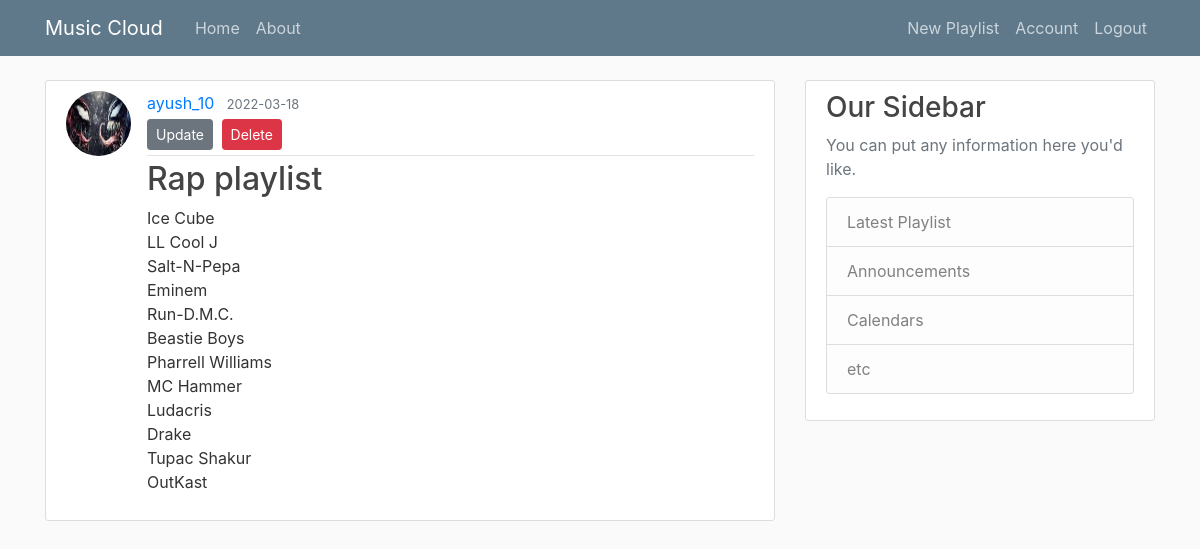
The app's page /post/2 (signed in) with its own data.
### musiccloud/models.py (models this page shows, shortened)
class User(db.Model, UserMixin):
    id = db.Column(db.Integer, primary_key=True)
    username = db.Column(db.String(20), unique=True, nullable=False)
    email = db.Column(db.String(120), unique=True, nullable=False)
    image_file = db.Column(db.String(20), nullable=False, default='default.jpeg')
    password = db.Column(db.String(60), nullable=False)
    posts = db.relationship('Post', backref='author', lazy=True)

class Post(db.Model):
    id = db.Column(db.Integer, primary_key=True)
    title = db.Column(db.String(100), nullable=False)
    date_posted = db.Column(db.DateTime, nullable=False, default=datetime.utcnow)
    content = db.Column(db.Text, nullable=False)
    user_id = db.Column(db.Integer, db.ForeignKey('user.id'), nullable=False)

### musiccloud/posts/routes.py (the view)
@posts.route("/post/<int:post_id>")
def post(post_id):
    post = Post.query.get_or_404(post_id)
    return render_template('post.html', title=post.title, post=post)

### musiccloud/models.py (called while the page is built)
@login_manager.user_loader
def load_user(user_id):
    return User.query.get(int(user_id))

### musiccloud/templates/post.html (shortened to what this page needs)
{% extends "layout.html" %}
{% block content %}
  <article class="media content-section">
    <img class="rounded-circle article-img" src="{{ url_for('static', filename='profile_pics/' + post.author.image_file) }}">
    <div class="media-body">
      <div class="article-metadata">
        <a class="mr-2" href="{{ url_for('users.user_posts', username=post.author.username) }}">{{ post.author.username }}</a>
        <small class="text-muted">{{ post.date_posted.strftime('%Y-%m-%d') }}</small>
        {% if post.author == current_user %}
          <div>
            <a class="btn btn-secondary btn-sm mt-1 mb-1" href="{{ url_for('posts.update_post', post_id=post.id) }}">Update</a>
            <button type="button" class="btn btn-danger btn-sm m-1" data-toggle="modal" data-target="#deleteModal">Delete</button>
          </div>
        {% endif %}
      </div>
      <h2 class="article-title">{{ post.title }}</h2>
      <p class="article-content">{{ post.content }}</p>
    </div>
  </article>
{% endblock content %}

### musiccloud/static/main.css (style rules this page uses)
body { background: #fafafa; color: #333333; margin-top: 5rem; }
h1, h2, h3, h4, h5, h6 { color: #444444; }
.content-section { background: #ffffff; padding: 10px 20px; border: 1px solid #dddddd; border-radius: 3px; margin-bottom: 20px; }
.article-title { color: #444444; }
.article-content { white-space: pre-line; }
.article-img { height: 65px; width: 65px; margin-right: 16px; }
.article-metadata { padding-bottom: 1px; margin-bottom: 4px; border-bottom: 1px solid #e3e3e3 }

### records on screen
User: image_file (picture), author.username "ayush_10"
Post: date_posted "2022-03-18", title "Rap playlist", content "Ice Cube LL Cool J Salt-N-Pepa Eminem Run-D.M.C. Beastie Boys Pharrell Williams MC Hammer Ludacris Drake Tupac Shakur OutKast"
